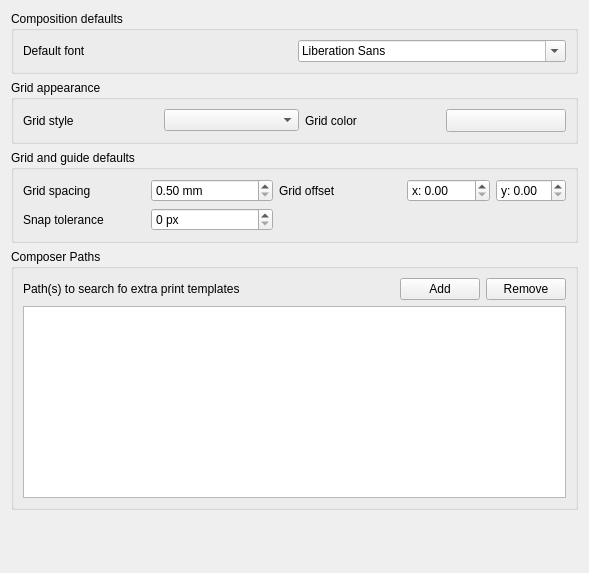
             <widget class="QWidget" name="mOptionsScrollAreaContents_12">
              <property name="geometry">
               <rect>
                <x>0</x>
                <y>0</y>
                <width>589</width>
                <height>573</height>
               </rect>
              </property>
              <layout class="QVBoxLayout" name="verticalLayout_39">
               <item>
                <widget class="QgsCollapsibleGroupBox" name="groupBox_3">
                 <property name="enabled">
                  <bool>true</bool>
                 </property>
                 <property name="title">
                  <string>Composition defaults</string>
                 </property>
                 <layout class="QGridLayout" name="gridLayout_8">
                  <item row="1" column="0">
                   <layout class="QHBoxLayout" name="horizontalLayout_39">
                    <item>
                     <widget class="QLabel" name="label_60">
                      <property name="text">
                       <string>Default font</string>
                      </property>
                     </widget>
                    </item>
                    <item>
                     <widget class="QFontComboBox" name="mComposerFontComboBox"/>
                    </item>
                   </layout>
                  </item>
                 </layout>
                </widget>
               </item>
               <item>
                <widget class="QgsCollapsibleGroupBox" name="groupBox_23">
                 <property name="title">
                  <string>Grid appearance</string>
                 </property>
                 <layout class="QGridLayout" name="gridLayout_9">
                  <item row="0" column="0">
                   <widget class="QLabel" name="label_66">
                    <property name="text">
                     <string>Grid style</string>
                    </property>
                   </widget>
                  </item>
                  <item row="0" column="2">
                   <widget class="QComboBox" name="mGridStyleComboBox"/>
                  </item>
                  <item row="0" column="3">
                   <widget class="QLabel" name="label_4">
                    <property name="text">
                     <string>Grid color</string>
                    </property>
                   </widget>
                  </item>
                  <item row="0" column="4">
                   <widget class="QgsColorButtonV2" name="mGridColorButton">
                    <property name="minimumSize">
                     <size>
                      <width>120</width>
                      <height>0</height>
                     </size>
                    </property>
                    <property name="maximumSize">
                     <size>
                      <width>120</width>
                      <height>16777215</height>
                     </size>
                    </property>
                    <property name="text">
                     <string/>
                    </property>
                   </widget>
                  </item>
                 </layout>
                </widget>
               </item>
               <item>
                <widget class="QgsCollapsibleGroupBox" name="groupBox_24">
                 <property name="title">
                  <string>Grid and guide defaults</string>
                 </property>
                 <layout class="QGridLayout" name="gridLayout_11">
                  <item row="0" column="0">
                   <widget class="QLabel" name="label_61">
                    <property name="text">
                     <string>Grid spacing</string>
                    </property>
                   </widget>
                  </item>
                  <item row="0" column="1">
                   <widget class="QDoubleSpinBox" name="mGridResolutionSpinBox">
                    <property name="suffix">
                     <string> mm</string>
                    </property>
                    <property name="minimum">
                     <double>0.500000000000000</double>
                    </property>
                    <property name="maximum">
                     <double>9999.000000000000000</double>
                    </property>
                   </widget>
                  </item>
                  <item row="0" column="2">
                   <widget class="QLabel" name="label_63">
                    <property name="text">
                     <string>Grid offset</string>
                    </property>
                    <property name="wordWrap">
                     <bool>true</bool>
                    </property>
                   </widget>
                  </item>
                  <item row="0" column="3">
                   <layout class="QHBoxLayout" name="horizontalLayout_36">
                    <item>
                     <widget class="QDoubleSpinBox" name="mOffsetXSpinBox">
                      <property name="prefix">
                       <string>x: </string>
                      </property>
                      <property name="maximum">
                       <double>9999.000000000000000</double>
                      </property>
                     </widget>
                    </item>
                    <item>
                     <widget class="QDoubleSpinBox" name="mOffsetYSpinBox">
                      <property name="prefix">
                       <string>y: </string>
                      </property>
                      <property name="suffix">
                       <string/>
                      </property>
                     </widget>
                    </item>
                   </layout>
                  </item>
                  <item row="1" column="0">
                   <widget class="QLabel" name="label_62">
                    <property name="text">
                     <string>Snap tolerance</string>
                    </property>
                   </widget>
                  </item>
                  <item row="1" column="1">
                   <widget class="QSpinBox" name="mSnapToleranceSpinBox">
                    <property name="suffix">
                     <string> px</string>
                    </property>
                    <property name="maximum">
                     <number>200</number>
                    </property>
                   </widget>
                  </item>
                 </layout>
                </widget>
               </item>
               <item>
                <widget class="QgsCollapsibleGroupBox" name="groupBox_27">
                 <property name="title">
                  <string>Composer Paths</string>
                 </property>
                 <layout class="QGridLayout" name="_7">
                  <item row="0" column="0">
                   <widget class="QLabel" name="mSVGLabel_3">
                    <property name="text">
                     <string>Path(s) to search fo extra print templates</string>
                    </property>
                   </widget>
                  </item>
                  <item row="0" column="1">
                   <spacer>
                    <property name="orientation">
                     <enum>Qt::Horizontal</enum>
                    </property>
                    <property name="sizeHint" stdset="0">
                     <size>
                      <width>31</width>
                      <height>20</height>
                     </size>
                    </property>
                   </spacer>
                  </item>
                  <item row="0" column="2">
                   <widget class="QPushButton" name="mBtnAddTemplatePath">
                    <property name="text">
                     <string>Add</string>
                    </property>
                   </widget>
                  </item>
                  <item row="0" column="3">
                   <widget class="QPushButton" name="mBtnRemoveTemplatePath">
                    <property name="text">
                     <string>Remove</string>
                    </property>
                   </widget>
                  </item>
                  <item row="1" column="0" colspan="4">
                   <widget class="QListWidget" name="mListComposerTemplatePaths">
                    <property name="minimumSize">
                     <size>
                      <width>0</width>
                      <height>120</height>
                     </size>
                    </property>
                   </widget>
                  </item>
                 </layout>
                </widget>
               </item>
               <item>
                <spacer name="verticalSpacer_10">
                 <property name="orientation">
                  <enum>Qt::Vertical</enum>
                 </property>
                 <property name="sizeHint" stdset="0">
                  <size>
                   <width>20</width>
                   <height>40</height>
                  </size>
                 </property>
                </spacer>
               </item>
              </layout>
             </widget>
